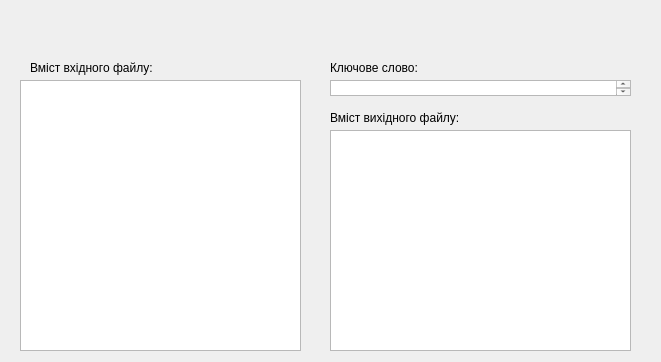
<?xml version="1.0" encoding="UTF-8"?>
<ui version="4.0">
 <class>Dialog</class>
 <widget class="QDialog" name="Dialog">
  <property name="geometry">
   <rect>
    <x>0</x>
    <y>0</y>
    <width>661</width>
    <height>362</height>
   </rect>
  </property>
  <property name="windowTitle">
   <string>Dialog</string>
  </property>
  <widget class="QLabel" name="label">
   <property name="geometry">
    <rect>
     <x>30</x>
     <y>60</y>
     <width>141</width>
     <height>16</height>
    </rect>
   </property>
   <property name="text">
    <string>Вміст вхідного файлу:</string>
   </property>
  </widget>
  <widget class="QLabel" name="label_2">
   <property name="geometry">
    <rect>
     <x>330</x>
     <y>60</y>
     <width>141</width>
     <height>16</height>
    </rect>
   </property>
   <property name="text">
    <string>Ключове слово:</string>
   </property>
  </widget>
  <widget class="QLabel" name="label_3">
   <property name="geometry">
    <rect>
     <x>330</x>
     <y>110</y>
     <width>151</width>
     <height>16</height>
    </rect>
   </property>
   <property name="text">
    <string>Вміст вихідного файлу:</string>
   </property>
  </widget>
  <widget class="QTextBrowser" name="textBrowser">
   <property name="geometry">
    <rect>
     <x>20</x>
     <y>80</y>
     <width>281</width>
     <height>271</height>
    </rect>
   </property>
  </widget>
  <widget class="QTextBrowser" name="textBrowser_2">
   <property name="geometry">
    <rect>
     <x>330</x>
     <y>130</y>
     <width>301</width>
     <height>221</height>
    </rect>
   </property>
  </widget>
  <widget class="QTextBrowser" name="textBrowser_3">
   <property name="geometry">
    <rect>
     <x>330</x>
     <y>80</y>
     <width>301</width>
     <height>16</height>
    </rect>
   </property>
  </widget>
 </widget>
 <resources/>
 <connections/>
</ui>
